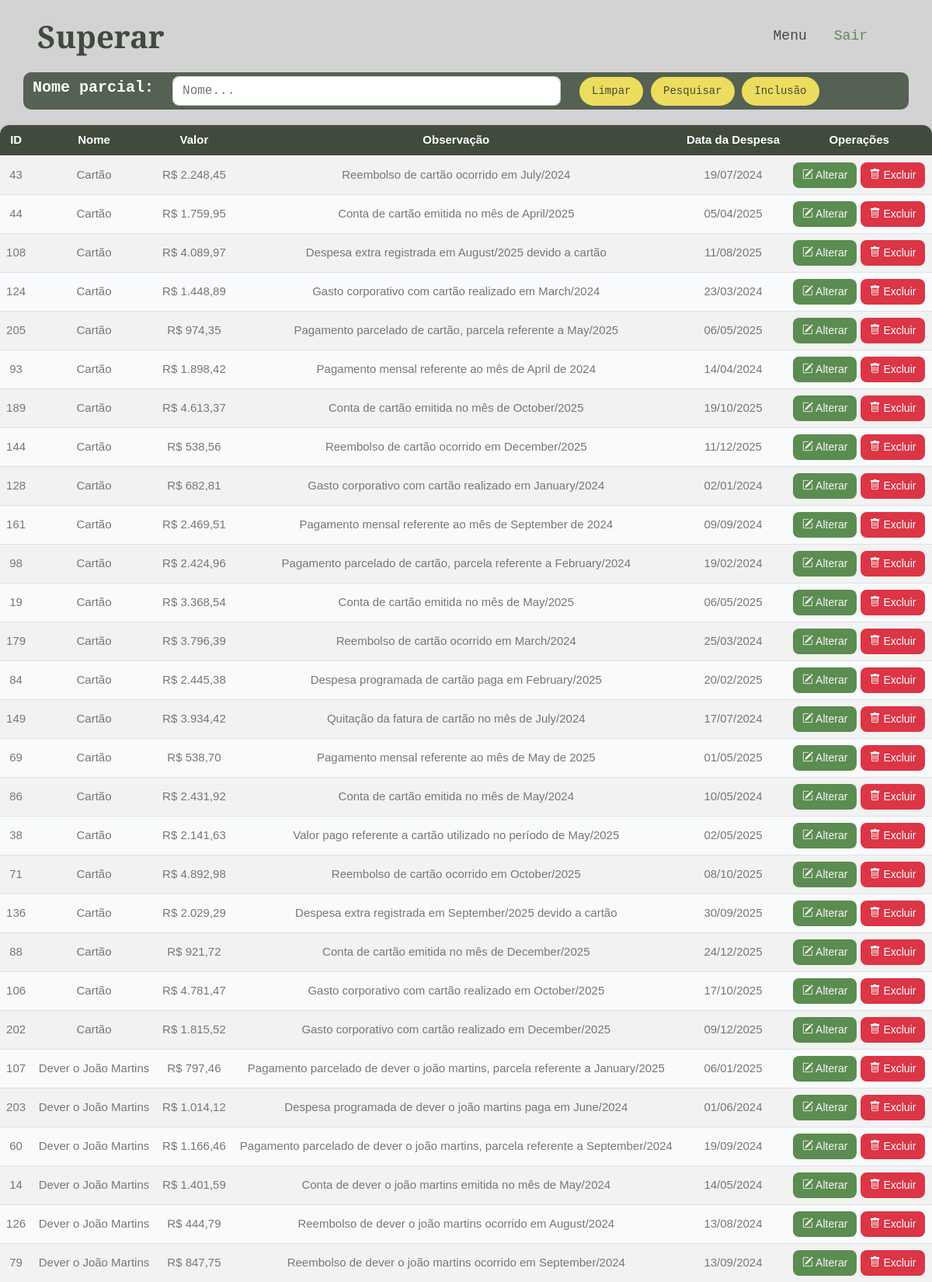
The page /lancselect.php (signed in, upper part) on the database its author committed.
### tables this page shows
CREATE TABLE `despesa` (
  `id` int(11) NOT NULL,
  `idtipodespesa` int(11) DEFAULT NULL,
  `data` date DEFAULT NULL,
  `valor` decimal(10,2) DEFAULT NULL,
  `observacao` varchar(255) DEFAULT NULL
);

CREATE TABLE `tipodespesa` (
  `id` int(11) NOT NULL,
  `nome` varchar(255) NOT NULL
);

### lancselect.php (the view, shortened to what this page needs)
<?php
include('connect.php');
$sql = 'select d.id, td.nome, d.data data, d.valor, d.observacao from despesa d
        inner join tipodespesa td
        on td.id = d.idtipodespesa ORDER BY td.nome ASC';
$pesqnome = '';
$result = mysqli_query($con, $sql);
?>
<!DOCTYPE html>
<html lang="en">
<head>
    <link href="https://cdnjs.cloudflare.com/ajax/libs/font-awesome/5.10.0/css/all.min.css" rel="stylesheet">
    <link href="https://cdn.jsdelivr.net/npm/bootstrap-icons@1.4.1/font/bootstrap-icons.css" rel="stylesheet">
    <link href="lib/animate/animate.min.css" rel="stylesheet">
    <link href="lib/owlcarousel/assets/owl.carousel.min.css" rel="stylesheet">
    <link href="lib/lightbox/css/lightbox.min.css" rel="stylesheet">
    <link href="css/bootstrap.min.css" rel="stylesheet">
    <link href="css/style.css" rel="stylesheet">
</head>
<body>
    <nav class="navbar navbar-expand-lg  navbar-light sticky-top px-4 px-lg-5">
        <h1 class="m-0">Superar</h1>
        <div class="collapse navbar-collapse" id="navbarCollapse">
            <div class="navbar-nav ms-auto p-4 p-lg-0">
                <a href="menu.php" class="nav-item nav-link">Menu</a>
                <a href="logout.php" class="nav-item nav-link active">Sair</a>
            </div>
        </div>
    </nav>
    <div class="text-center mx-auto wow fadeInUp" data-wow-delay="0.1s">
        <div class="container" style="background-color: transparent;">
            <form method="post" action="">
                <div class="row align-items-center" style="background-color: #556152; padding-top:5px; padding-bottom:5px; border-radius: 10px;">
                    <div class="col-auto">
                        <h5 style="color: white;">Nome parcial:</h5>
                    </div>
                    <div class="col-auto">
                        <input type="text" name="pesqnome" id="pesqnome" class="form-control" placeholder="Nome..." style="width: 500px;" value="<?php echo $pesqnome; ?>">
                    </div>
                    <div class="col-auto">
                        <a href="lancselect.php" class="btn btn-secondary rounded-pill py-2 px-3">Limpar</a>
                        <button class="btn btn-secondary rounded-pill py-2 px-3" type="submit" name="submit">Pesquisar</button>
                        <a href="lancinsert.php" class="btn btn-secondary rounded-pill py-2 px-3">Inclusão</a>
                    </div>
                </div>
            </form>
        </div>
    </div>
    <div class="table-container">
        <table class="table table-striped table-hover align-middle">
            <thead>
                <tr>
                    <th scope="col">ID</th>
                    <th scope="col">Nome</th>
                    <th scope="col">Valor</th>
                    <th scope="col">Observação</th>
                    <th scope="col">Data da Despesa</th>
                    <th scope="col">Operações</th>
                </tr>
            </thead>
            <tbody>
                <?php
                if ($result && mysqli_num_rows($result) > 0) {
                    while ($row = mysqli_fetch_assoc($result)) {
                        $datadespesa = !empty($row['data']) ? date("d/m/Y", strtotime($row['data'])) : "-";
                        $valor = "R$ " . number_format($row['valor'], 2, ',', '.');
                        echo "<tr>
                  <td>{$row['id']}</td>
                  <td>{$row['nome']}</td>
                  <td>{$valor}</td>
                  <td>{$row['observacao']}</td>
                  <td>{$datadespesa}</td>
                  <td>
                      <a href='lancupdate.php?updateid={$row['id']}' class='btn btn-sm btn-primary'>
                        <i class='bi bi-pencil-square'></i> Alterar
                      </a>
                      <a href='lancdelete.php?deleteid={$row['id']}' class='btn btn-sm btn-danger'>
                        <i class='bi bi-trash'></i> Excluir
                      </a>
                  </td>
                </tr>";
                    }
                } else {
                    echo "<tr><td colspan='6' class='text-center'>Nenhuma despesa encontrada.</td></tr>";
                }
                ?>
            </tbody>
        </table>
    </div>
</body>
</html>

### css/style.css (style rules this page uses)
.h1, h2, h3, h4, h5, h6, p { font-family: monospace; }
:root { --primary: #5B8C51; --secondary: #EDDD5E; --light: #F7F7F7; --dark: #404A3D; }
body { margin: 0; font-family: monospace; background-color: #D3D3D3; }
.btn { transition: .5s; font-weight: 500; }
.btn-primary, .btn-outline-primary:hover { color: var(--light); }
.btn-secondary, .btn-outline-secondary:hover { color: var(--dark); }
.navbar.sticky-top { top: -100px; transition: .5s; }
.navbar .navbar-nav .nav-link { margin-right: 35px; padding: 25px 0; color: var(--dark); font-size: 18px; font-weight: 500; outline: none; }
.navbar .navbar-nav .nav-link:hover, .navbar .navbar-nav .nav-link.active { color: var(--primary); }
.table { table-layout: auto; width: 100%; }
.table td, .table th { white-space: normal; word-wrap: break-word; vertical-align: middle; }
tbody { display: block; height: 300px; overflow-y: auto; }
tbody { display: table-row-group; height: auto; }
.table-container { width: 100%; overflow-x: auto; margin-top: 20px; border-radius: 12px; box-shadow: 0 2px 8px rgba(0, 0, 0, 0.1); }
table { width: 100%; border-collapse: collapse; background: #fff; font-family: "Poppins", sans-serif; font-size: 15px; color: #333; }
thead { background: #404A3D; color: #fff; }
thead th { padding: 14px; text-align: center; font-weight: 600; }
tbody tr:nth-child(even) { background: #f9fafb; }
td { padding: 12px 14px; text-align: center; }
.btn { padding: 6px 12px; border-radius: 8px; border: none; cursor: pointer; font-size: 14px; font-weight: 500; transition: 0.2s; }

### rows shown on the page
despesa: id "43", idtipodespesa.nome "Cartão", valor "R$ 2.248,45", observacao "Reembolso de cartão ocorrido em July/2024", data "19/07/2024"
despesa: id "44", idtipodespesa.nome "Cartão", valor "R$ 1.759,95", observacao "Conta de cartão emitida no mês de April/2025", data "05/04/2025"
despesa: id "108", idtipodespesa.nome "Cartão", valor "R$ 4.089,97", observacao "Despesa extra registrada em August/2025 devido a cartão", data "11/08/2025"
despesa: id "124", idtipodespesa.nome "Cartão", valor "R$ 1.448,89", observacao "Gasto corporativo com cartão realizado em March/2024", data "23/03/2024"
despesa: id "205", idtipodespesa.nome "Cartão", valor "R$ 974,35", observacao "Pagamento parcelado de cartão, parcela referente a May/2025", data "06/05/2025"
despesa: id "93", idtipodespesa.nome "Cartão", valor "R$ 1.898,42", observacao "Pagamento mensal referente ao mês de April de 2024", data "14/04/2024"
despesa: id "189", idtipodespesa.nome "Cartão", valor "R$ 4.613,37", observacao "Conta de cartão emitida no mês de October/2025", data "19/10/2025"
despesa: id "144", idtipodespesa.nome "Cartão", valor "R$ 538,56", observacao "Reembolso de cartão ocorrido em December/2025", data "11/12/2025"
despesa: id "128", idtipodespesa.nome "Cartão", valor "R$ 682,81", observacao "Gasto corporativo com cartão realizado em January/2024", data "02/01/2024"
despesa: id "161", idtipodespesa.nome "Cartão", valor "R$ 2.469,51", observacao "Pagamento mensal referente ao mês de September de 2024", data "09/09/2024"
despesa: id "98", idtipodespesa.nome "Cartão", valor "R$ 2.424,96", observacao "Pagamento parcelado de cartão, parcela referente a February/2024", data "19/02/2024"
despesa: id "19", idtipodespesa.nome "Cartão", valor "R$ 3.368,54", observacao "Conta de cartão emitida no mês de May/2025", data "06/05/2025"
despesa: id "179", idtipodespesa.nome "Cartão", valor "R$ 3.796,39", observacao "Reembolso de cartão ocorrido em March/2024", data "25/03/2024"
despesa: id "84", idtipodespesa.nome "Cartão", valor "R$ 2.445,38", observacao "Despesa programada de cartão paga em February/2025", data "20/02/2025"
despesa: id "149", idtipodespesa.nome "Cartão", valor "R$ 3.934,42", observacao "Quitação da fatura de cartão no mês de July/2024", data "17/07/2024"
despesa: id "69", idtipodespesa.nome "Cartão", valor "R$ 538,70", observacao "Pagamento mensal referente ao mês de May de 2025", data "01/05/2025"
despesa: id "86", idtipodespesa.nome "Cartão", valor "R$ 2.431,92", observacao "Conta de cartão emitida no mês de May/2024", data "10/05/2024"
despesa: id "38", idtipodespesa.nome "Cartão", valor "R$ 2.141,63", observacao "Valor pago referente a cartão utilizado no período de May/2025", data "02/05/2025"
despesa: id "71", idtipodespesa.nome "Cartão", valor "R$ 4.892,98", observacao "Reembolso de cartão ocorrido em October/2025", data "08/10/2025"
despesa: id "136", idtipodespesa.nome "Cartão", valor "R$ 2.029,29", observacao "Despesa extra registrada em September/2025 devido a cartão", data "30/09/2025"
despesa: id "88", idtipodespesa.nome "Cartão", valor "R$ 921,72", observacao "Conta de cartão emitida no mês de December/2025", data "24/12/2025"
despesa: id "106", idtipodespesa.nome "Cartão", valor "R$ 4.781,47", observacao "Gasto corporativo com cartão realizado em October/2025", data "17/10/2025"
despesa: id "202", idtipodespesa.nome "Cartão", valor "R$ 1.815,52", observacao "Gasto corporativo com cartão realizado em December/2025", data "09/12/2025"
despesa: id "107", idtipodespesa.nome "Dever o João Martins", valor "R$ 797,46", observacao "Pagamento parcelado de dever o joão martins, parcela referente a January/2025", data "06/01/2025"
despesa: id "203", idtipodespesa.nome "Dever o João Martins", valor "R$ 1.014,12", observacao "Despesa programada de dever o joão martins paga em June/2024", data "01/06/2024"
despesa: id "60", idtipodespesa.nome "Dever o João Martins", valor "R$ 1.166,46", observacao "Pagamento parcelado de dever o joão martins, parcela referente a September/2024", data "19/09/2024"
despesa: id "14", idtipodespesa.nome "Dever o João Martins", valor "R$ 1.401,59", observacao "Conta de dever o joão martins emitida no mês de May/2024", data "14/05/2024"
despesa: id "126", idtipodespesa.nome "Dever o João Martins", valor "R$ 444,79", observacao "Reembolso de dever o joão martins ocorrido em August/2024", data "13/08/2024"
despesa: id "79", idtipodespesa.nome "Dever o João Martins", valor "R$ 847,75", observacao "Reembolso de dever o joão martins ocorrido em September/2024", data "13/09/2024"
